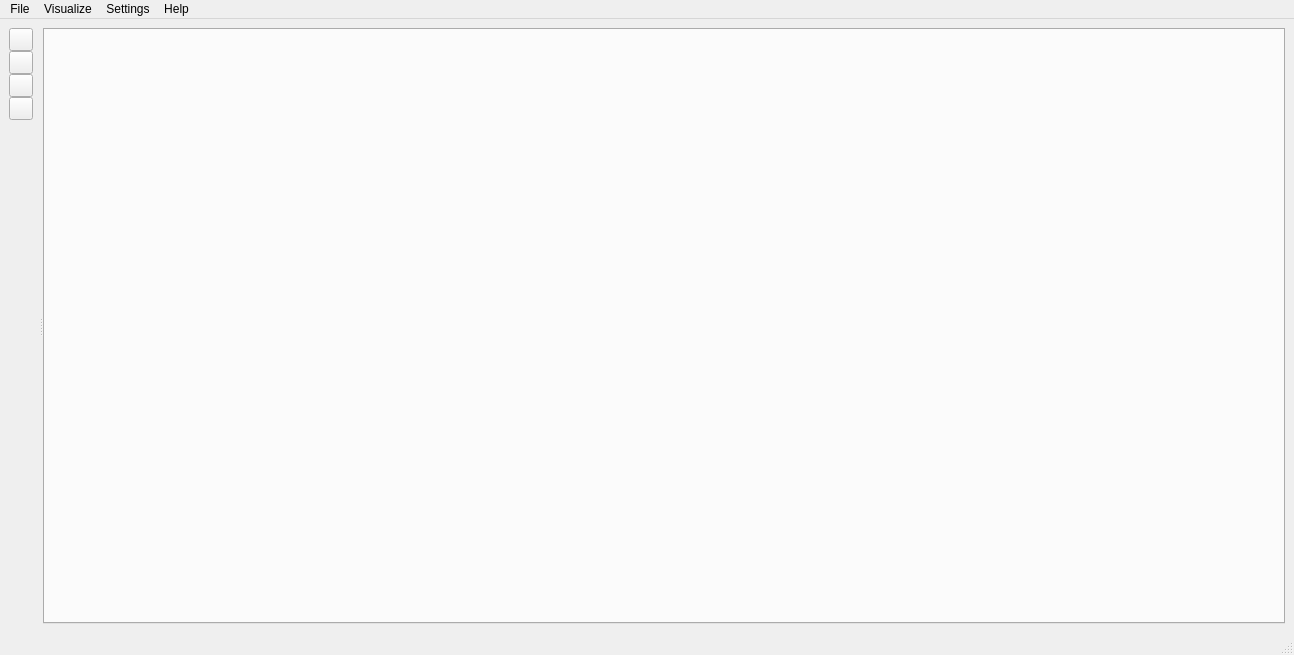
<?xml version="1.0" encoding="UTF-8"?>
<ui version="4.0">
 <class>MainWindow</class>
 <widget class="QMainWindow" name="MainWindow">
  <property name="geometry">
   <rect>
    <x>0</x>
    <y>0</y>
    <width>1294</width>
    <height>655</height>
   </rect>
  </property>
  <property name="windowTitle">
   <string>Graphical Single Cell Viewer</string>
  </property>
  <widget class="QWidget" name="centralwidget">
   <layout class="QHBoxLayout" name="horizontalLayout">
    <item>
     <layout class="QVBoxLayout" name="verticalLayout">
      <property name="spacing">
       <number>0</number>
      </property>
      <item>
       <widget class="QToolButton" name="zoom_in">
        <property name="text">
         <string/>
        </property>
       </widget>
      </item>
      <item>
       <widget class="QToolButton" name="zoom_out">
        <property name="text">
         <string/>
        </property>
       </widget>
      </item>
      <item>
       <widget class="QToolButton" name="save_viewport">
        <property name="text">
         <string/>
        </property>
       </widget>
      </item>
      <item>
       <widget class="QToolButton" name="copy_viewport">
        <property name="text">
         <string/>
        </property>
       </widget>
      </item>
      <item>
       <spacer name="verticalSpacer">
        <property name="orientation">
         <enum>Qt::Vertical</enum>
        </property>
        <property name="sizeHint" stdset="0">
         <size>
          <width>20</width>
          <height>40</height>
         </size>
        </property>
       </spacer>
      </item>
     </layout>
    </item>
    <item>
     <widget class="QSplitter" name="right_splitter">
      <property name="orientation">
       <enum>Qt::Horizontal</enum>
      </property>
      <widget class="QWidget" name="verticalLayoutWidget">
       <layout class="QVBoxLayout" name="opengl_view_layout"/>
      </widget>
      <widget class="QTabWidget" name="right_panels">
       <property name="sizePolicy">
        <sizepolicy hsizetype="Ignored" vsizetype="Expanding">
         <horstretch>0</horstretch>
         <verstretch>0</verstretch>
        </sizepolicy>
       </property>
       <property name="currentIndex">
        <number>-1</number>
       </property>
      </widget>
     </widget>
    </item>
   </layout>
  </widget>
  <widget class="QMenuBar" name="menubar">
   <property name="geometry">
    <rect>
     <x>0</x>
     <y>0</y>
     <width>1294</width>
     <height>26</height>
    </rect>
   </property>
   <widget class="QMenu" name="menuFile">
    <property name="title">
     <string>File</string>
    </property>
    <addaction name="actionOpen"/>
    <addaction name="actionImport"/>
   </widget>
   <widget class="QMenu" name="menuHelp">
    <property name="title">
     <string>Help</string>
    </property>
    <addaction name="actionView_help"/>
    <addaction name="actionReport_bug"/>
   </widget>
   <widget class="QMenu" name="menuSettings">
    <property name="title">
     <string>Visualize</string>
    </property>
    <widget class="QMenu" name="menuSave_viewport">
     <property name="title">
      <string>Save viewport</string>
     </property>
     <addaction name="actionSave_as_File"/>
     <addaction name="actionCopy_to_clipboard"/>
    </widget>
    <addaction name="actionCell_color"/>
    <addaction name="actionColor_scheme"/>
    <addaction name="actionCamera_settings"/>
    <addaction name="separator"/>
    <addaction name="menuSave_viewport"/>
   </widget>
   <widget class="QMenu" name="menuSettings_2">
    <property name="title">
     <string>Settings</string>
    </property>
    <addaction name="actionSettings"/>
   </widget>
   <addaction name="menuFile"/>
   <addaction name="menuSettings"/>
   <addaction name="menuSettings_2"/>
   <addaction name="menuHelp"/>
  </widget>
  <widget class="QStatusBar" name="statusbar"/>
  <action name="actionOpen">
   <property name="text">
    <string>Open</string>
   </property>
  </action>
  <action name="actionReport_bug">
   <property name="text">
    <string>Report bug</string>
   </property>
  </action>
  <action name="actionCell_color">
   <property name="text">
    <string>Cell color</string>
   </property>
  </action>
  <action name="actionColor_scheme">
   <property name="text">
    <string>Color scheme</string>
   </property>
  </action>
  <action name="actionCamera_settings">
   <property name="text">
    <string>Camera settings</string>
   </property>
  </action>
  <action name="actionImport">
   <property name="text">
    <string>Import</string>
   </property>
  </action>
  <action name="actionSave_as_File">
   <property name="text">
    <string>Save as image</string>
   </property>
  </action>
  <action name="actionCopy_to_clipboard">
   <property name="text">
    <string>Copy to clipboard</string>
   </property>
  </action>
  <action name="actionSettings">
   <property name="text">
    <string>Settings...</string>
   </property>
  </action>
  <action name="actionView_help">
   <property name="text">
    <string>View help</string>
   </property>
  </action>
 </widget>
 <resources/>
 <connections/>
</ui>
